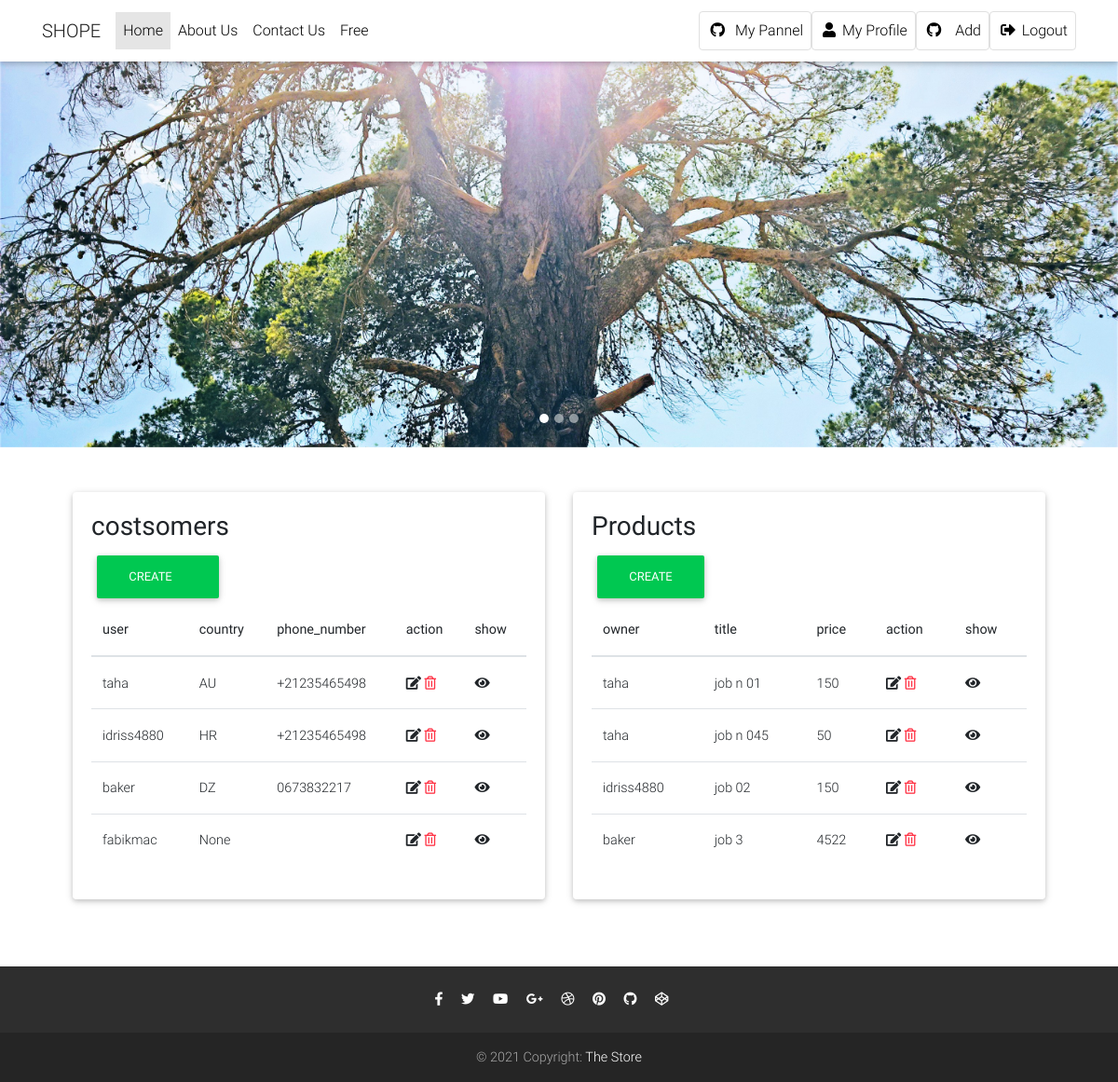
/accounts/mypannel/ (signed in), run on the app's committed database.
### accounts/models.py (models this page shows, shortened)
class Profile(models.Model):
    user = models.OneToOneField(User, on_delete=models.CASCADE)
    country = CountryField( blank=True, null=True)
    phone_number = models.CharField(max_length=15)
    image  = models.ImageField(upload_to='profile/')

### job/models.py (models this page shows, shortened)
class Job(models.Model):  # table
    owner = models.ForeignKey(User, related_name='job_owner', on_delete=models.CASCADE)
    title = models.CharField(max_length=100)  # column
    description = models.TextField(max_length=1000)
    published_at = models.DateTimeField(auto_now=True)
    price = models.IntegerField(default=0)
    category = models.ForeignKey('Category',on_delete=models.CASCADE)
    image = models.ImageField(upload_to=image_upload)
    slug = models.SlugField(blank=True, null=True)

### accounts/decorators.py (the view)
        def wrapper_fun(request , *args, **kwargs):
            group = None
            if request.user.groups.exists():
                group = request.user.groups.all()[0].name
            if group in allowedGroups:
                 return view_fun(request , *args, **kwargs)
            else:
                return redirect('/jobs')

### accounts/views.py (called while the page is built)
@allowedUser(allowedGroups=['admins'])
def mypannel(request):
    mypannel = Profile.objects.all()
    myproduct = Job.objects.all()
    context = {'mypannel': mypannel,'myproduct':myproduct}
    return render(request,'accounts/mypannel.html',context)

### accounts/templates/accounts/mypannel.html
{% extends 'base.html' %}
{% load bootstrap4 %}
{% block body %}
<div class="container p-5">
  <div class="row">
    <div class="col-sm">
        <div class="card" >
        <div class="card-body">
        <h3>costsomers</h3>
        <a href="#" class="btn btn-success">Create <i class="far fa-plus-circle"></i></a>
        <table class="table">
            <thead>
                <tr>
                <th scope="col">user</th>
                <th scope="col">country</th>
                <th scope="col">phone_number</th>
                <th scope="col">action</th>
                <th scope="col">show</th>
                </tr>
            </thead>
            <tbody>
                    {% for t in mypannel %}
                    <tr>
                    <td>{{t.user}}</td>
                    <td>{{t.country}}</td>
                    <td>{{t.phone_number}}</td>
                    <td>
                        <a href="#"><i class="fas fa-edit"></i></a>
                        <a class="text-danger"  href="#"><i class="far fa-trash-alt"></i></a>
                    </td>
                    <td><a  href="#"><i class="fas fa-eye"></i></a></td>
                    </tr>
                    {% endfor %}
            </tbody>
        </table>
        </div>
    </div>
    </div>
    <div class="col-sm">
            <div class="card" >
            <div class="card-body">
            <h3>Products</h3>
            <a href="#" class="btn btn-success">Create</a>
            <table class="table">
                <thead>
                    <tr>
                    <th scope="col">owner</th>
                    <th scope="col">title</th>
                    <th scope="col">price</th>
                    <th scope="col">action</th>
                    <th scope="col">show</th>
                    </tr>
                </thead>
                <tbody>
                        {% for item in myproduct %}
                            <tr>
                            <td>{{item.owner}}</td>
                            <td>{{item.title}}</td>
                            <td>{{item.price}}</td>
                            <td>
                                <a href="#"><i class="fas fa-edit"></i></a>
                                <a class="text-danger" href="#"><i class="far fa-trash-alt"></i></a>
                            </td>
                            <td><a  href="#"><i class="fas fa-eye"></i></a></td>
                            </tr>
                        {% endfor %}
                </tbody>
            </table></div>
    </div>
    </div>
  </div>
</div>
{% endblock body %}

### templates/base.html (style rules this page uses)
html, body, header, .carousel { height: 60vh; }

### data on the page
Profile: user "taha", country "AU", phone_number "+21235465498"
Profile: user "idriss4880", country "HR", phone_number "+21235465498"
Profile: user "baker", country "DZ", phone_number "0673832217"
Profile: user "fabikmac", country "None"
Job: owner "taha", title "job n 01", price "150"
Job: owner "taha", title "job n 045", price "50"
Job: owner "idriss4880", title "job 02", price "150"
Job: owner "baker", title "job 3", price "4522"
